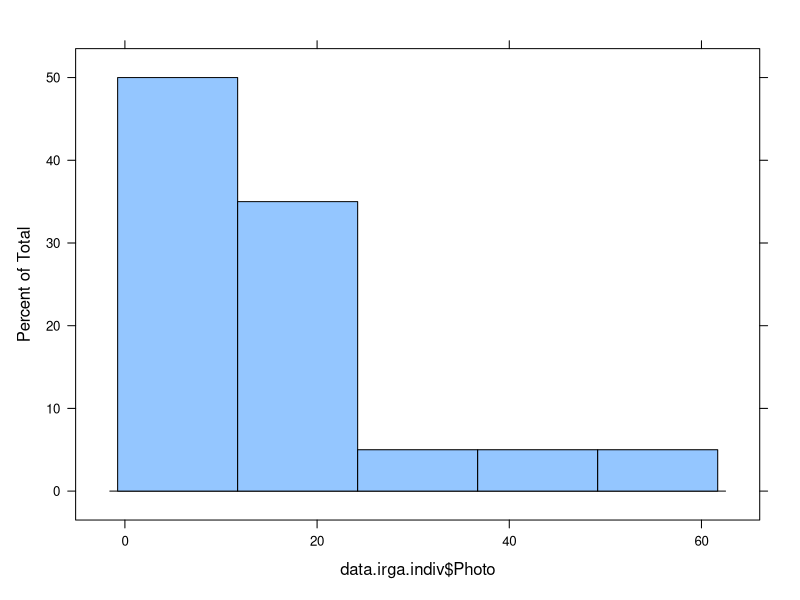
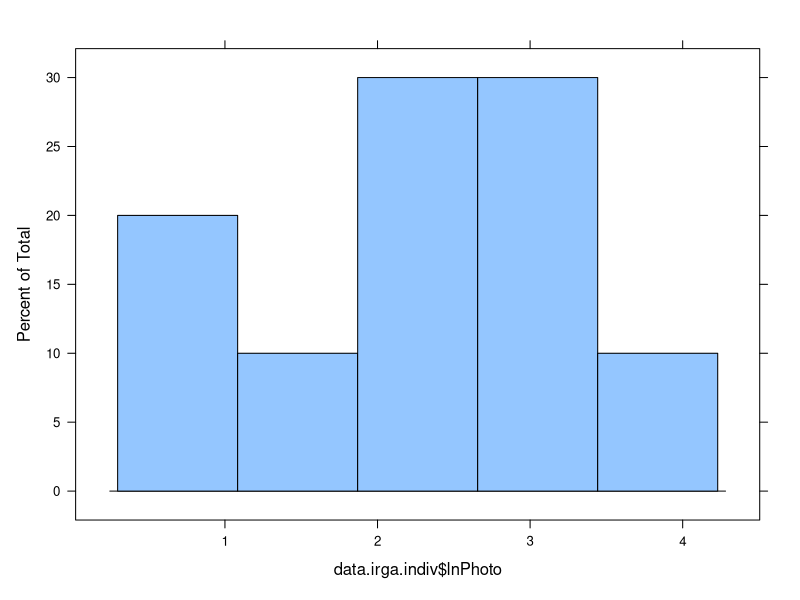
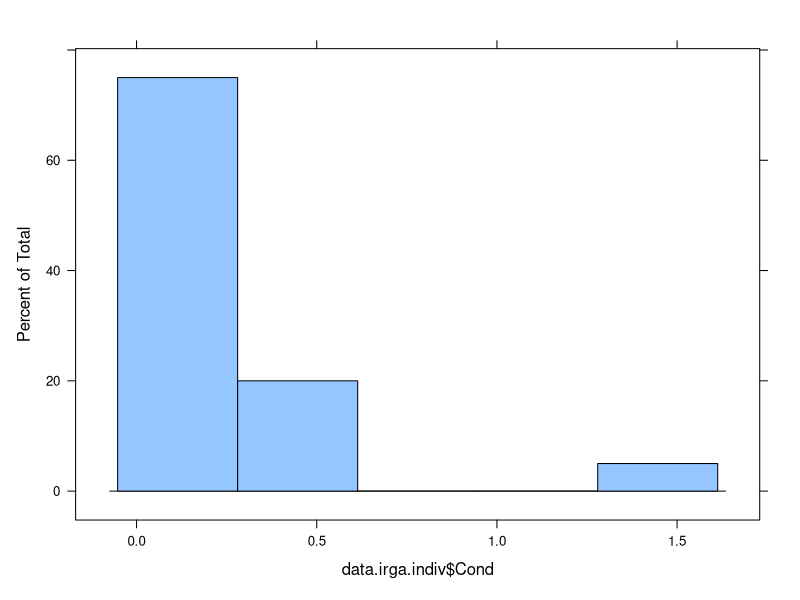
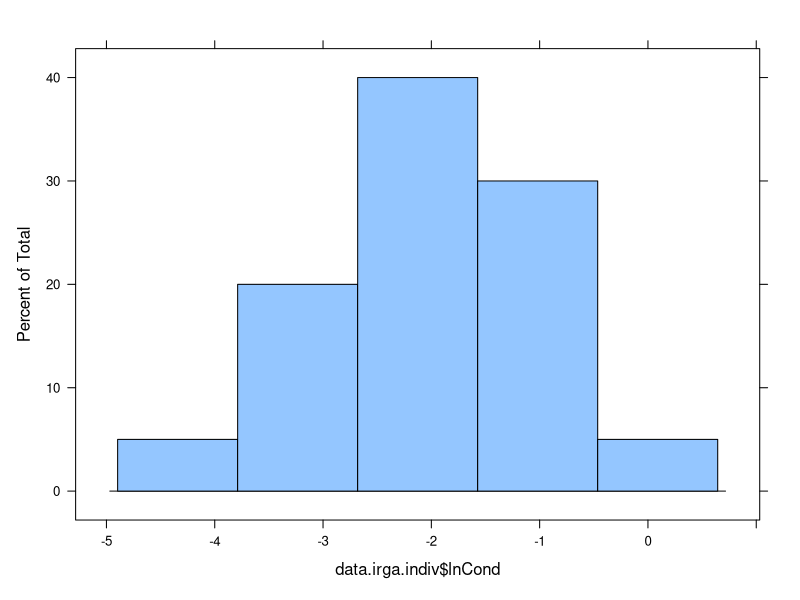
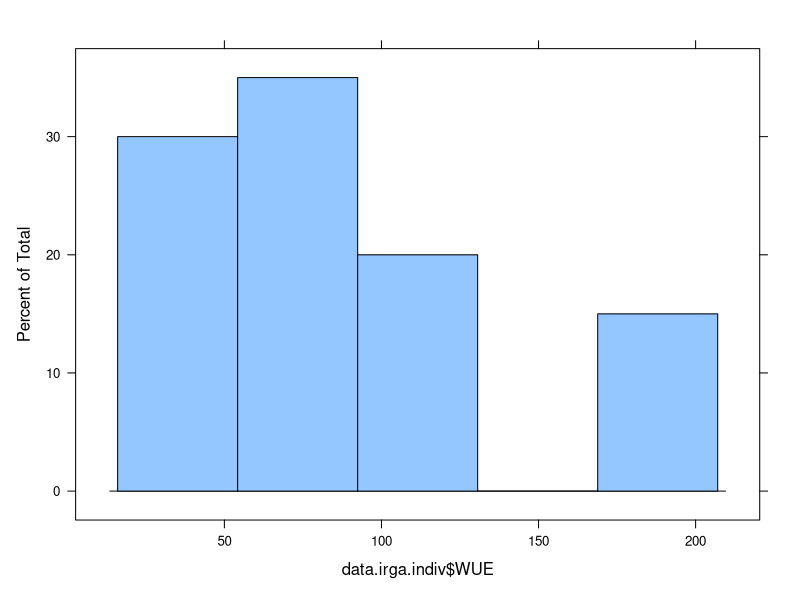
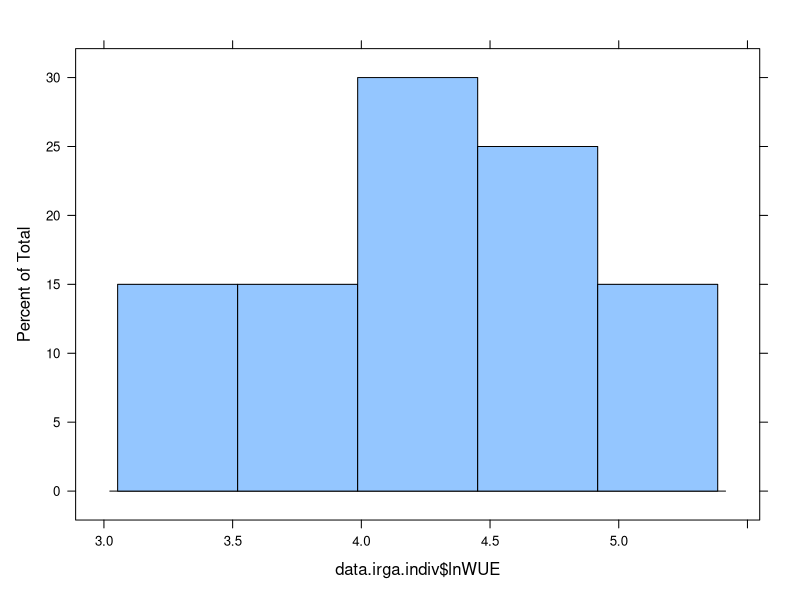
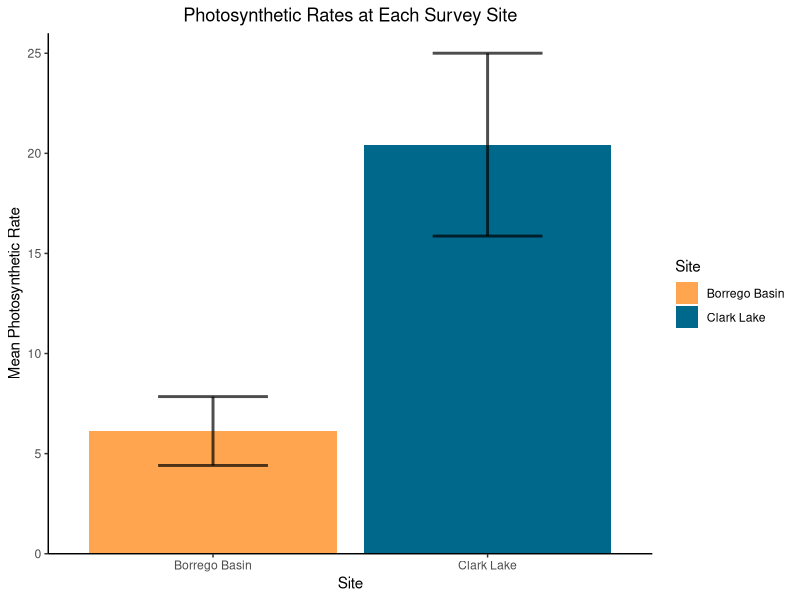
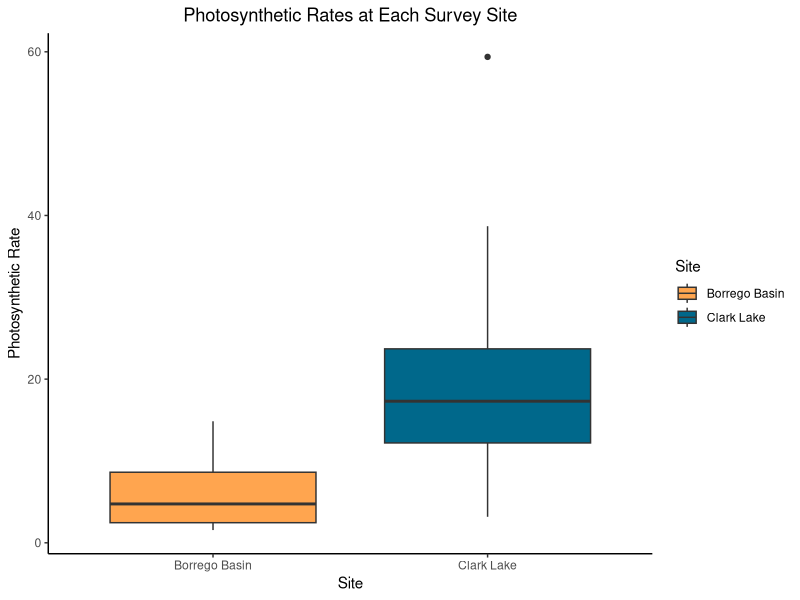

The R source for these figures, in order:
## ---- chunk 1
library(tidyverse)
library(lattice)
library(car)
library(scales)
## ---- chunk 2
#load and select data
data.irga <- read.csv("GDE_IRGA.csv")

str(data.irga)

data.irga$Site <- as.factor(data.irga$Site)
data.irga$TreeID <- as.factor(data.irga$TreeID)

data.irga <- data.irga %>% subset(Ci > 0)

data.irga.meta <- data.irga %>%
  select(1:2) %>%
  group_by(TreeID) %>%
  unique() %>%
  ungroup()
## ---- chunk 3
#CALCULATE AVG PHOTOSYNTHETIC RATE AND STOMATAL CONDUCTANCE FOR EACH TREE AND JOIN GAS EXCHANGE WITH METADATA
data.irga.indiv <- data.irga %>% group_by(TreeID) %>% 
  summarise(Photo = mean(Photo), 
            Cond = mean(Cond),
            WUE = mean(Photo/Cond),
            Count = n()) %>% 
  ungroup() %>%
  merge(data.irga.meta,
        by = "TreeID",
        all.x = TRUE)
## ---- chunk 4
#LOG TRANSFORMATIONS
data.irga.indiv$lnPhoto <- log(data.irga.indiv$Photo)
data.irga.indiv$lnCond <- log(data.irga.indiv$Cond)
data.irga.indiv$lnWUE <- log(data.irga.indiv$WUE)
## ---- chunk 5
#HISTOGRAM: RAW DATA VS LOG DATA
histogram(data.irga.indiv$Photo)
histogram(data.irga.indiv$lnPhoto)

histogram(data.irga.indiv$Cond)
histogram(data.irga.indiv$lnCond)

histogram(data.irga.indiv$WUE)
histogram(data.irga.indiv$lnWUE)
## ---- chunk 6
#CALCULATE MEAN AND STANDARD ERROR
data.irga.sum <- data.irga.indiv %>% group_by (Site) %>% 
  summarise(meanPhoto = mean(Photo), 
            sePhoto = sd(Photo)/sqrt(length(Photo)), 
            meanCond = mean(Cond), 
            seCond = sd(Cond)/sqrt(length(Cond)), 
            meanWUE = mean(WUE), 
            seWUE = sd(WUE)/sqrt(length(WUE)), 
  ) %>% ungroup()
## ---- chunk 7
#BARPLOT
ggplot(data.irga.sum) + aes(x=Site, y=meanPhoto, fill=Site )+
  scale_fill_manual(values=c("tan1","deepskyblue4"), 
                    labels=c('Borrego Basin', 'Clark Lake')) +
  geom_col(alpha=1, position="dodge") + 
  geom_errorbar( aes(x=Site, ymin=meanPhoto-sePhoto, ymax=meanPhoto+sePhoto), 
                 width=0.4,
                 colour="black", 
                 alpha=0.7, 
                 size=1.0,
                 position=position_dodge(width=0.9)) +
  scale_y_continuous(expand = c(0, 0),limits = c(0,26)) +
  scale_x_discrete(labels=c("1" = "Borrego Basin", "5" = "Clark Lake"))+
  xlab("Site")+ylab("Mean Photosynthetic Rate")+
  ggtitle("Photosynthetic Rates at Each Survey Site")+
  theme_classic()+
  theme(plot.title = element_text(hjust = 0.5))

#BOXPLOT
ggplot(data.irga.indiv) + aes(x=Site, y=Photo, fill=Site)+
  scale_fill_manual(values=c("tan1","deepskyblue4"),
                    labels=c('Borrego Basin', 'Clark Lake')) +
  geom_boxplot(aes(x=Site, y=Photo, fill=Site)) + 
  scale_x_discrete(labels=c("1" = "Borrego Basin", "5" = "Clark Lake"))+
  xlab("Site")+ylab("Photosynthetic Rate")+
  ggtitle("Photosynthetic Rates at Each Survey Site")+
  theme_classic()+
  theme(plot.title = element_text(hjust = 0.5))
## ---- chunk 8
#BARPLOT
ggplot(data.irga.sum) + aes(x=Site, y=meanCond, fill=Site )+
  scale_fill_manual(values=c("tan1","deepskyblue4"), 
                    labels=c('Borrego Basin', 'Clark Lake')) +
  geom_col(alpha=1, position="dodge") + 
  geom_errorbar( aes(x=Site, ymin=meanCond-seCond, ymax=meanCond+seCond), 
                 width=0.4,
                 colour="black", 
                 alpha=0.7, 
                 size=1.0,
                 position=position_dodge(width=0.9)) +
  scale_y_continuous(expand = c(0, 0),limits = c(0,0.5)) +
  scale_x_discrete(labels=c("1" = "Borrego Basin", "5" = "Clark Lake"))+
  xlab("Site")+ylab("Mean Stomatal Conductance Rate")+
  ggtitle("Stomatal Conductance Rates at Each Survey Site")+
  theme_classic()+
  theme(plot.title = element_text(hjust = 0.5))

#BOXPLOT
ggplot(data.irga.indiv) + aes(x=Site, y=Cond, fill=Site)+
  scale_fill_manual(values=c("tan1","deepskyblue4"),
                    labels=c('Borrego Basin', 'Clark Lake')) +
  geom_boxplot(aes(x=Site, y=Cond, fill=Site)) + 
  scale_x_discrete(labels=c("1" = "Borrego Basin", "5" = "Clark Lake"))+
  xlab("Site")+ylab("Stomatal Conductance Rate")+
  ggtitle("Stomatal Conductance Rates at Each Survey Site")+
  theme_classic()+
  theme(plot.title = element_text(hjust = 0.5))
## ---- chunk 9
#BARPLOT
ggplot(data.irga.sum) + aes(x=Site, y=meanWUE, fill=Site )+
  scale_fill_manual(values=c("tan1","deepskyblue4"), 
                    labels=c('Borrego Basin', 'Clark Lake')) +
  geom_col(alpha=1, position="dodge") + 
  geom_errorbar( aes(x=Site, ymin=meanWUE-seWUE, ymax=meanWUE+seWUE), 
                 width=0.4,
                 colour="black", 
                 alpha=0.7, 
                 size=1.0,
                 position=position_dodge(width=0.9)) +
  scale_y_continuous(expand = c(0, 0),limits = c(0,125)) +
  scale_x_discrete(labels=c("1" = "Borrego Basin", "5" = "Clark Lake"))+
  xlab("Site")+ylab("Mean Stomatal Conductance")+
  ggtitle("Stomatal Conductance Rates at Each Survey Site")+
  theme_classic()+
  theme(plot.title = element_text(hjust = 0.5))

#BOXPLOT
ggplot(data.irga.indiv) + aes(x=Site, y=WUE, fill=Site)+
  scale_fill_manual(values=c("tan1","deepskyblue4"),
                    labels=c('Borrego Basin', 'Clark Lake')) +
  geom_boxplot(aes(x=Site, y=WUE, fill=Site)) + 
  scale_x_discrete(labels=c("1" = "Borrego Basin", "5" = "Clark Lake"))+
  xlab("Site")+ylab("Water Use Efficiency Rate")+
  ggtitle("Water Use Efficiency Rates at Each Survey Site")+
  theme_classic()+
  theme(plot.title = element_text(hjust = 0.5))
## ---- chunk 10
#ANOVA
Photo.aov <- aov(lnPhoto ~ Site, data=data.irga.indiv)
summary(Photo.aov)

#HOMOGENEITY OF VARIANCES
plot(Photo.aov,1)
leveneTest(lnPhoto ~ Site, data=data.irga.indiv)

#T-TEST
t.test(lnPhoto~Site, data=data.irga.indiv)

#DISTRIBUTION OF RESIDUALS
plot(Photo.aov,2)
## ---- chunk 11
#ANOVA
Cond.aov <- aov(lnCond ~ Site, data=data.irga.indiv)
summary(Cond.aov)

#HOMOGENEITY OF VARIANCES
plot(Cond.aov,1)
leveneTest(lnCond ~ Site, data=data.irga.indiv)

#T-TEST
t.test(lnCond~Site, data=data.irga.indiv)

#DISTRIBUTION OF RESIDUALS
plot(Cond.aov,2)
## ---- chunk 12
#ANOVA
WUE.aov <- aov(lnWUE ~ Site, data=data.irga.indiv)
summary(WUE.aov)

#HOMOGENEITY OF VARIANCES
plot(WUE.aov,1)
leveneTest(lnWUE ~ Site, data=data.irga.indiv)

#T-TEST
t.test(lnWUE~Site, data=data.irga.indiv)

#DISTRIBUTION OF RESIDUALS
plot(WUE.aov,2)
## ---- chunk 13
library(tidyverse) 
library(lattice) 
library(car) 
library(scales)
## ---- chunk 14
#load and select data
data.crosshair <- read.csv("GDE_crosshair.csv")
str(data.crosshair)

data.crosshair$Site <- as.factor(data.crosshair$Site)
data.crosshair$TotalDead <- (data.crosshair$DeadStanding + data.crosshair$DeadDown)
## ---- chunk 15
data.cross.dead <- data.crosshair %>% group_by (Site) %>% 
  summarise(sumDead = sum(TotalDead)) %>% ungroup()

data.cross.alive <- data.crosshair %>% group_by (Site) %>% 
  summarise(sumAlive = sum(LiveMesquite)) %>% ungroup()

data.cross.plot <- merge(
  data.cross.alive,
  data.cross.dead,
  by = "Site",
  all.x = TRUE) %>%
  pivot_longer(cols=c('sumAlive', 'sumDead'),names_to = "Status", values_to = "Count")
## ---- chunk 16
data.seed.plot <- data.crosshair %>%
  group_by(Site) %>%
  summarise(sumSeedling = sum(Seedings)) %>%
  ungroup()
## ---- chunk 17
ggplot(data.cross.plot) + aes(x=Site, y=Count, fill=Status)+
  scale_fill_manual(values=c("darkgreen","chocolate4"),
                    labels=c('Alive', 'Dead')) +
  geom_col(alpha=1, position="dodge") + 
  scale_y_continuous(expand = c(0, 0),limits = c(0,25), 
                     breaks = pretty_breaks()) +
  scale_x_discrete(labels=c("1" = "Borrego Basin", "5" = "Clark Lake"))+
  theme_classic()+
  xlab("Site")+ylab("Count")+
  ggtitle("Mesquite Life Status at Each Survey Site")+
  theme(plot.title = element_text(hjust = 0.5))
## ---- chunk 18
ggplot(data.seed.plot) + aes(x=Site, y=sumSeedling)+
  scale_fill_manual()+
  geom_col(alpha=1, position="dodge") + 
  scale_y_continuous(expand = c(0, 0),limits = c(0,5), 
                     breaks = pretty_breaks()) +
  scale_x_discrete(labels=c("1" = "Borrego Basin", "5" = "Clark Lake"))+
  theme_classic()+
  xlab("Site")+ylab("Count")+
  ggtitle("Mesquite Seedling Counts at Each Survey Site")+
  theme(plot.title = element_text(hjust = 0.5))
## ---- chunk 19
#ANOVA
dead.aov <- aov(TotalDead ~ Site, data=data.crosshair)
summary(dead.aov)

#HOMOGENEITY OF VARIANCES
plot(dead.aov,1)
leveneTest(TotalDead ~ Site, data=data.crosshair)

#T-TEST
t.test(TotalDead~Site, data=data.crosshair)

#DISTRIBUTION OF RESIDUALS
plot(dead.aov,2)
## ---- chunk 20
#ANOVA
life.aov <- aov(LiveMesquite ~ Site, data=data.crosshair)
summary(life.aov)

#HOMOGENEITY OF VARIANCES
plot(life.aov,1)
leveneTest(LiveMesquite ~ Site, data=data.crosshair)

#T-TEST
t.test(LiveMesquite~Site, data=data.crosshair)

#DISTRIBUTION OF RESIDUALS
plot(life.aov,2)
## ---- chunk 21
#ANOVA
seed.aov <- aov(Seedings ~ Site, data=data.crosshair)
summary(seed.aov)

#HOMOGENEITY OF VARIANCES
plot(seed.aov,1)
leveneTest(Seedings ~ Site, data=data.crosshair)

#T-TEST
t.test(Seedings ~ Site, data=data.crosshair)

#DISTRIBUTION OF RESIDUALS
plot(seed.aov,2)
## ---- chunk 22
library(tidyverse) 
library(lattice) 
library(car) 
library(scales)
library(GGally)
## ---- chunk 23
#load and select data
data.canopy <- read.csv("GDE_Canopy.csv")
str(data.canopy)

data.canopy$Site <- as.factor(data.canopy$Site) 
data.canopy$TreeID <- as.factor(data.canopy$Tree_ID)
## ---- chunk 24
histogram(data.canopy$Resprouting)
histogram(data.canopy$CrownSizeShape)
histogram(data.canopy$DeadBranches)
histogram(data.canopy$CrownFoliarDensity)
## ---- chunk 25
#merge irga data and canopy health data by treeid
data.all <- merge(
  data.irga.indiv,
  data.canopy,
  by = "TreeID",
  all.x = TRUE)
## ---- chunk 26
ggplot(data.canopy) + aes(x=Site, y=Resprouting, fill=Site)+
  scale_fill_manual(values=c("darkorange","darkgreen"),
                    labels=c('Borrego Basin', 'Clark Lake')) +
  geom_boxplot(aes(x=Site, y=Resprouting, fill=Site)) + 
  scale_x_discrete(labels=c("1" = "Borrego Basin", "5" = "Clark Lake"))+
  xlab("Site")+ylab("Resprouting") + 
  theme_classic()
## ---- chunk 27
ggplot(data.canopy) + aes(x=Site, y=CrownSizeShape, fill=Site)+
  scale_fill_manual(values=c("darkorange","darkgreen"),
                    labels=c('Borrego Basin', 'Clark Lake')) +
  geom_boxplot(aes(x=Site, y=CrownSizeShape, fill=Site)) + 
  scale_x_discrete(labels=c("1" = "Borrego Basin", "5" = "Clark Lake"))+
  xlab("Site")+ylab("Crown Size Shape") +
  theme_classic()
## ---- chunk 28
ggplot(data.canopy) + aes(x=Site, y=DeadBranches, fill=Site)+
  scale_fill_manual(values=c("darkorange","darkgreen"),
                    labels=c('Borrego Basin', 'Clark Lake')) +
  geom_boxplot(aes(x=Site, y=DeadBranches, fill=Site)) + 
  scale_x_discrete(labels=c("1" = "Borrego Basin", "5" = "Clark Lake"))+
  xlab("Site")+ylab("Dead Branches") + 
  theme_classic()
## ---- chunk 29
ggplot(data.canopy) + aes(x=Site, y=CrownFoliarDensity, fill=Site)+
  scale_fill_manual(values=c("darkorange","darkgreen"),
                    labels=c('Borrego Basin', 'Clark Lake')) +
  geom_boxplot(aes(x=Site, y=CrownFoliarDensity, fill=Site)) + 
  scale_x_discrete(labels=c("1" = "Borrego Basin", "5" = "Clark Lake"))+
  xlab("Site")+ylab("CrownFoliar Density") + 
  theme_classic()
## ---- chunk 30
ggpairs(data.all, columns = c("Photo", "WUE","Cond", "Resprouting", "DeadBranches", "CrownFoliarDensity", "CrownSizeShape" ), title = "Bivariate analysis of BROMAD physiological traits", upper = list(continuous = wrap("cor",size = 3)),
        lower = list(continuous = wrap("smooth",
                                       alpha = 0.3,
                                       size = 0.1)),
        mapping = aes(color = Site.x)) +
  scale_fill_manual(values=c('darkorange','darkgreen')) +
  scale_colour_manual(values=c('darkorange','darkgreen'))
## ---- chunk 31
#ANOVA
resprout.aov <- aov(Resprouting ~ Site, data=data.canopy)
summary(resprout.aov)
#HOMOGENEITY OF VARIANCE
plot(resprout.aov,1)
leveneTest(Resprouting ~ Site, data=data.canopy)
#DISTRIBUTION OF RESIDUALS
plot(resprout.aov,2)
# EXTRACT RESIDUALS
resprout.aov_residuals <- residuals(object = resprout.aov )
#  SHAPIRO-WILK TEST
shapiro.test(x = resprout.aov_residuals )
## ---- chunk 32
#ANOVA
Crownsize.aov <- aov(Resprouting ~ Site, data=data.canopy)
summary(Crownsize.aov)
#HOMOGENEITY OF VARIANCE
plot(Crownsize.aov,1)
leveneTest(Resprouting ~ Site, data=data.canopy)
#DISTRIBUTION OF RESIDUALS
plot(Crownsize.aov,2)
# EXTRACT RESIDUALS
Crownsize.aov_residuals <- residuals(object = resprout.aov )
#  SHAPIRO-WILK TEST
shapiro.test(x = Crownsize.aov_residuals )

## ---- chunk 33
#ANOVA
Deadbranches.aov <- aov(Resprouting ~ Site, data=data.canopy)
summary(Deadbranches.aov)
#HOMOGENEITY OF VARIANCE
plot(Deadbranches.aov,1)
leveneTest(Resprouting ~ Site, data=data.canopy)
#DISTRIBUTION OF RESIDUALS
plot(Deadbranches.aov,2)
# EXTRACT RESIDUALS
Deadbranches.aov_residuals <- residuals(object = Deadbranches.aov )
#  SHAPIRO-WILK TEST
shapiro.test(x = Deadbranches.aov_residuals )
## ---- chunk 34
#ANOVA
Density.aov <- aov(Resprouting ~ Site, data=data.canopy)
summary(Density.aov)
#HOMOGENEITY OF VARIANCE
plot(Density.aov,1)
leveneTest(Resprouting ~ Site, data=data.canopy)
#DISTRIBUTION OF RESIDUALS
plot(Density.aov,2)
# EXTRACT RESIDUALS
Density.aov_residuals <- residuals(object = Density.aov )
#  SHAPIRO-WILK TEST
shapiro.test(x = Density.aov_residuals )

## ---- chunk 35
# Kelsey 
# maybe pca with data 

